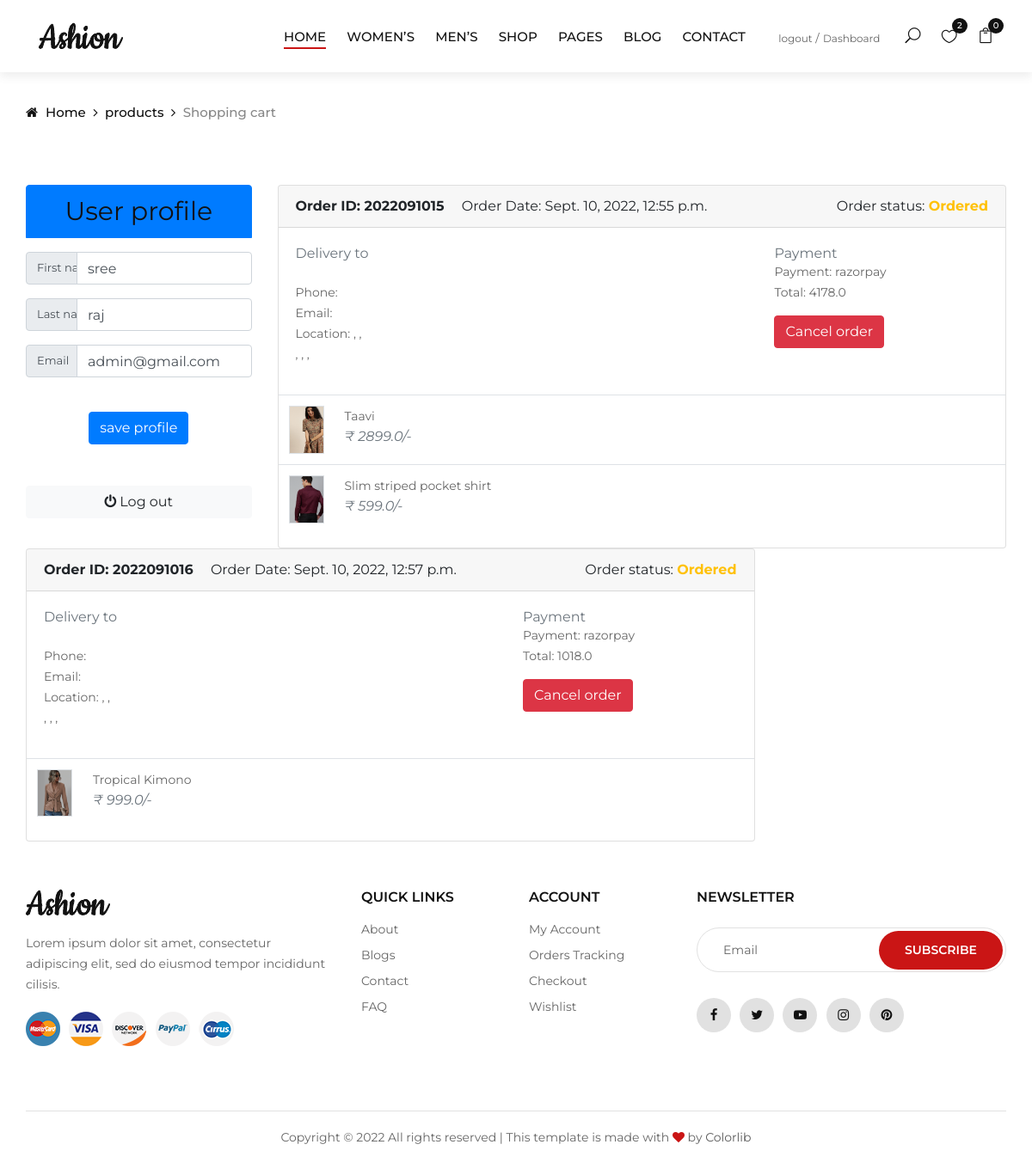
The page /customer/dashboard/ (signed in) on the database as committed earlier.
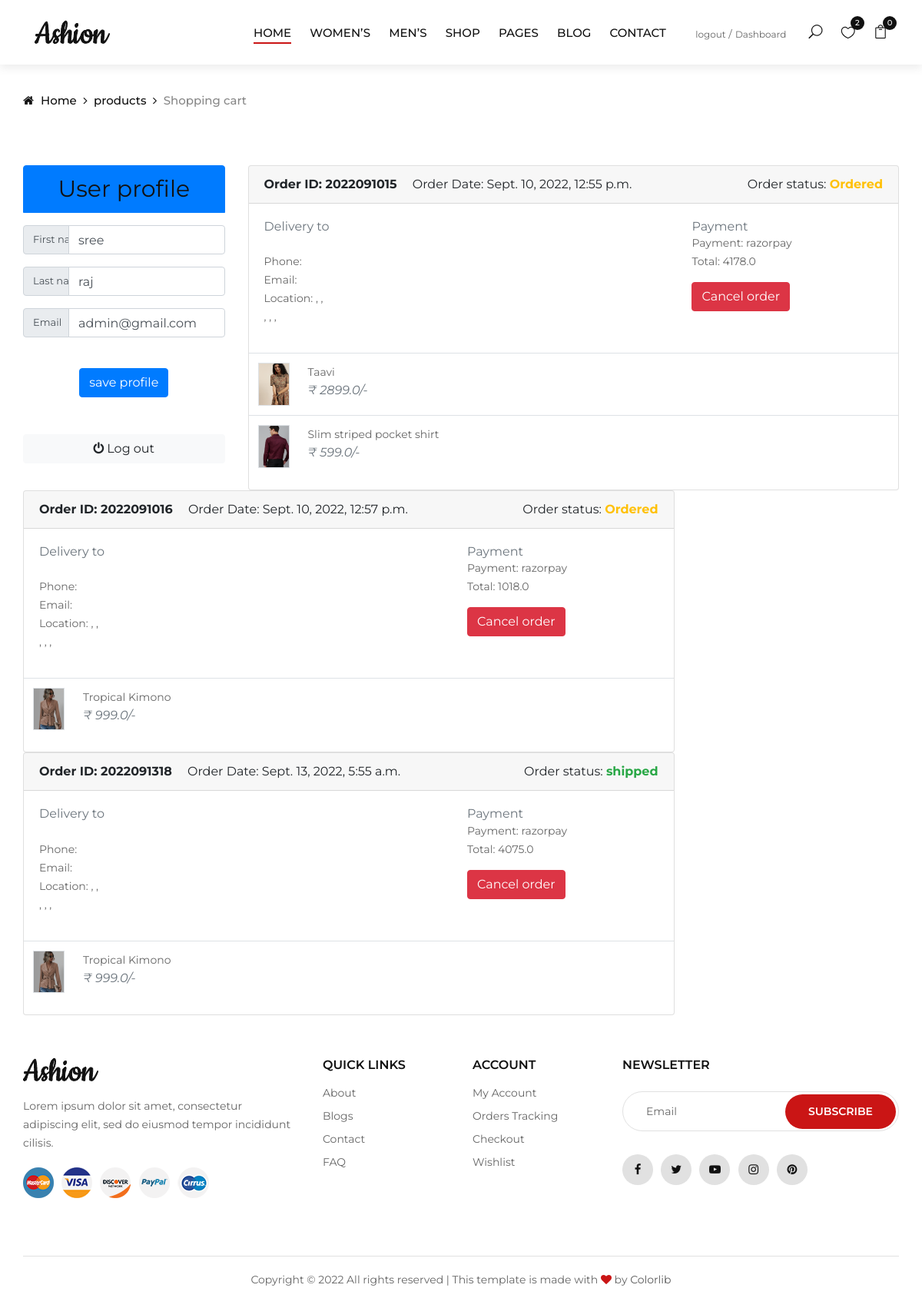
The same page on the database as committed later.
### orders/models.py (models this page shows, shortened)
class Order(models.Model):
    STATUS = (
        ('New', 'New'),
        ('Ordered', 'Ordered'),
        ('shipped', 'shipped'),
        ('out_for_delivery', 'out_for_delivery'),
        ('delivered','delivered'),
        ('Cancelled', 'Cancelled'),
    )
    user = models.ForeignKey(Account, on_delete=models.SET_NULL, null=True)
    payment = models.ForeignKey(Payment, on_delete=models.SET_NULL, blank=True, null=True)
    order_number = models.CharField(max_length=20)
    order_note = models.CharField(max_length=100, blank=True)
    order_total = models.FloatField()
    tax = models.FloatField()
    status = models.CharField(max_length=20, choices=STATUS, default='New')
    ip = models.CharField(blank=True, max_length=20)
    is_ordered = models.BooleanField(default=False)
    created_at = models.DateTimeField(auto_now_add=True)
    updated_at = models.DateTimeField(auto_now=True)

class Payment(models.Model):
    user = models.ForeignKey(Account, on_delete=models.CASCADE)
    payment_id = models.CharField(max_length=100)
    order_id = models.CharField(max_length=100 ,null=True)
    payment_method = models.CharField(max_length=100)
    amount_paid = models.CharField(max_length=100) # this is the total amount paid
    paid = models.BooleanField(default=False)
    created_at = models.DateTimeField(auto_now_add=True)

class OrderProduct(models.Model):
    order = models.ForeignKey(Order, on_delete=models.CASCADE)
    payment = models.ForeignKey(Payment, on_delete=models.SET_NULL, blank=True, null=True)
    user = models.ForeignKey(Account, on_delete=models.CASCADE)
    product = models.ForeignKey(Product, on_delete=models.CASCADE)
    variations = models.ManyToManyField(Variation, blank=True)
    quantity = models.IntegerField()
    product_price = models.FloatField()
    ordered = models.BooleanField(default=False)
    created_at = models.DateTimeField(auto_now_add=True)
    updated_at = models.DateTimeField(auto_now=True)

### store/models.py (models this page shows, shortened)
class Product(models.Model):
    product_name = models.CharField(max_length=255, unique=True)
    slug = models.SlugField(max_length=255, unique=True)
    description = models.TextField(max_length=500, blank=True)
    price = models.IntegerField()
    stock = models.IntegerField()
    images = models.ImageField(upload_to='photos/products')
    cropping = ImageRatioField('images', '512x512')
    image_1 = models.ImageField(upload_to='photos/products',blank=True)
    image_2 = models.ImageField(upload_to='photos/products',blank=True)
    image_3 = models.ImageField(upload_to='photos/products',blank=True)
    image_4 = models.ImageField(upload_to='photos/products',blank=True)
    is_available = models.BooleanField(default=True)
    category = models.ForeignKey(Category, on_delete=models.CASCADE)
    created_date = models.DateTimeField(auto_now_add=True)
    modified_date = models.DateTimeField(auto_now=True)

### customer/views.py (the view)
# urls.py: path('dashboard/',views.dashboard,name='dashboard'),
def dashboard(request):
    order_product = OrderProduct.objects.filter(user=request.user)
    order = Order.objects.filter(user = request.user)
    payment = Payment.objects.filter(user = request.user)
    user = Account.objects.get(id=request.user.id)
    form=updateuserform(instance=user)
    if not request.user.is_superadmin:
        if request.method == 'POST':
            form=updateuserform(request.POST,instance=user)
            if form.is_valid():
                form.save()
                return redirect('dashboard')
    context = {
        'order':order,
        'order_product': order_product,
        'payment':payment,
        'form':form,
    }
    return render(request,'user_dashboard.html',context)

### templates/user_dashboard.html (shortened to what this page needs)
{% extends 'base.html' %}
{% load static %}
{% block content %}
<body>
    <div class="breadcrumb-option">
        <div class="container">
            <div class="row">
                <div class="col-lg-12">
                    <div class="breadcrumb__links">
                        <a href="{% url 'home' %}"><i class="fa fa-home"></i> Home</a>
                        <a href="">products</a>
                        <span>Shopping cart</span>
                    </div>
                </div>
            </div>
        </div>
    </div>
    <br><br><br>
    <section class="section-conten padding-y bg ">
        <div class="container ">
            <div class="row">
                <div class="col-md-3 ">
                    <ul class="list-group">
                        <button class="list-group-item active mb-3 " style="text-align: center;"><strong>
                                <h3>User profile</h3>
                            </strong></button>
                        <form role="form" action="" method='POST'>
                            {% for form in form %}
                            <div class="form-group mb-3">
                                <div class="input-group input-group-alternative">
                                    <div class="input-group-prepend">
                                        <span class="input-group-text" style="width: 60px; font-size: small;">{{form.label }}</span>
                                    </div>
                                    <input type="text" class="form-control" {{ form }}</i>
                                </div>
                            </div>
                            {% endfor %}
                            <div class="text-center">
                                <button type="submit" class="btn btn-primary my-4">save profile</button>
                            </div>
                        </form>
                    </ul>
                    <br>
                    <a class="btn btn-light btn-block" href="{% url 'logout' %}"> <i class="fa fa-power-off"></i> <span
                            class="text">Log out</span> </a>
                </div>
                {% if order %}
                {% for order in order %}
                <div class="col-md-9" style="float: right;  ">
                    <article class="card">
                        <header class="card-header">
                            <strong class="d-inline-block mr-3">Order ID: {{order.order_number}}</strong>
                            <span>Order Date: {{order.created_at}}</span>
                            {% if order.status == 'New' %}
                            <span style="float: right;">Order status: <strong
                                    class="text-primary">{{order.status}}</strong></span>
                            {% elif order.status == 'Ordered' %}
                            <span style="float: right;">Order status: <strong
                                    class="text-warning">{{order.status}}</strong></span>
                            {% elif order.status == 'shipped' %}
                            <span style="float: right;">Order status: <strong
                                    class="text-success">{{order.status}}</strong></span>
                            {% elif order.status == 'out_of_delivery' %}
                            <span style="float: right;">Order status: <strong
                                    class="text-danger">{{order.status}}</strong></span>
                                    class="text-success">{{order.status}}</strong></span>
                                    {% elif order.status == 'delivered' %}
                                    <span style="float: right;">Order status: <strong
                                            class="text-danger">{{order.status}}</strong></span>
                                            {% elif order.status == 'Cancelled' %}
                                    <span style="float: right;">Order status: <strong
                                            class="text-danger">{{order.status}}</strong></span>
                            {% endif %}
                        </header>
                        <div class="card-body">
                            <div class="row">
                                <div class="col-md-8">
                                    <h6 class="text-muted">Delivery to</h6>
                                    <p>{{order.user.firstname}}&nbsp;{{order.user.lastname}}<br>
                                        Phone: {{order.phone}} <br> Email:
                                        {{order.email}} <br>
                                        Location: {{order.address_line_1}},
                                        {{order.address_line_2}}, <br>
                                        {{order.city}},
                                        {{order.state}},
                                        {{order.country}},<br>
                                    </p>
                                </div>
                                <div class="col-md-4">
                                    <h6 class="text-muted">Payment</h6>
                                    <p>
                                        {% for payment in payment %}
                                        {% if payment.order_id == order.order_number %}
                                        <span>Payment: {{payment.payment_method}}</span><br>
                                        <span>Total: {{payment.amount_paid}} </span>
                                        {% endif %}
                                        {% endfor %}
                                    </p>
                                     {% if order.status != 'Cancelled' %}
                                    <a href="{% url 'cancel_order' order.order_number %}"
                                        onclick="return confirm('Do you want to cancel this order')"><button
                                            class="btn btn-danger">Cancel order</button></a>
                                    {% endif %}
                                </div>
                            </div>
                        </div>
                        <div class="table-responsive">
                            <table class="table table-hover">
                                {% for order_product in order_product %}
                                {% if order.id == order_product.order.id %}
                                <tr>
                                    <td width="65">
                                        <img src="{{order_product.product.images.url }}" class="img-xs border"
                                            style="width:80px" alt="">
                                    </td>
                                    <td>
                                        <p class="title mb-0">{{order_product.product.product_name}} </p>
                                        <var class="price text-muted">₹ {{order_product.product_price}}/-</var>
                                    </td>
                                    <td>
                                    </td>
                                </tr>
                                {% endif %}
                                {% endfor %}
                            </table>
                        </div>
                    </article>
                </div>
                {% endfor %}
                {% endif %}
            </div>
        </div>
    </section>
    {% endblock content %}

Rows that differ between the two databases and show on the page:
added Order: order_number "2022091318", created_at "Sept. 13, 2022, 5:55 a.m.", status "shipped", shows "Cancel order"
added Payment: payment_method "razorpay", amount_paid "4075.0", shown under "2022091318"
added OrderProduct: product.images (picture), product.product_name "Tropical Kimono", product_price "999.0", shown under "2022091318"
